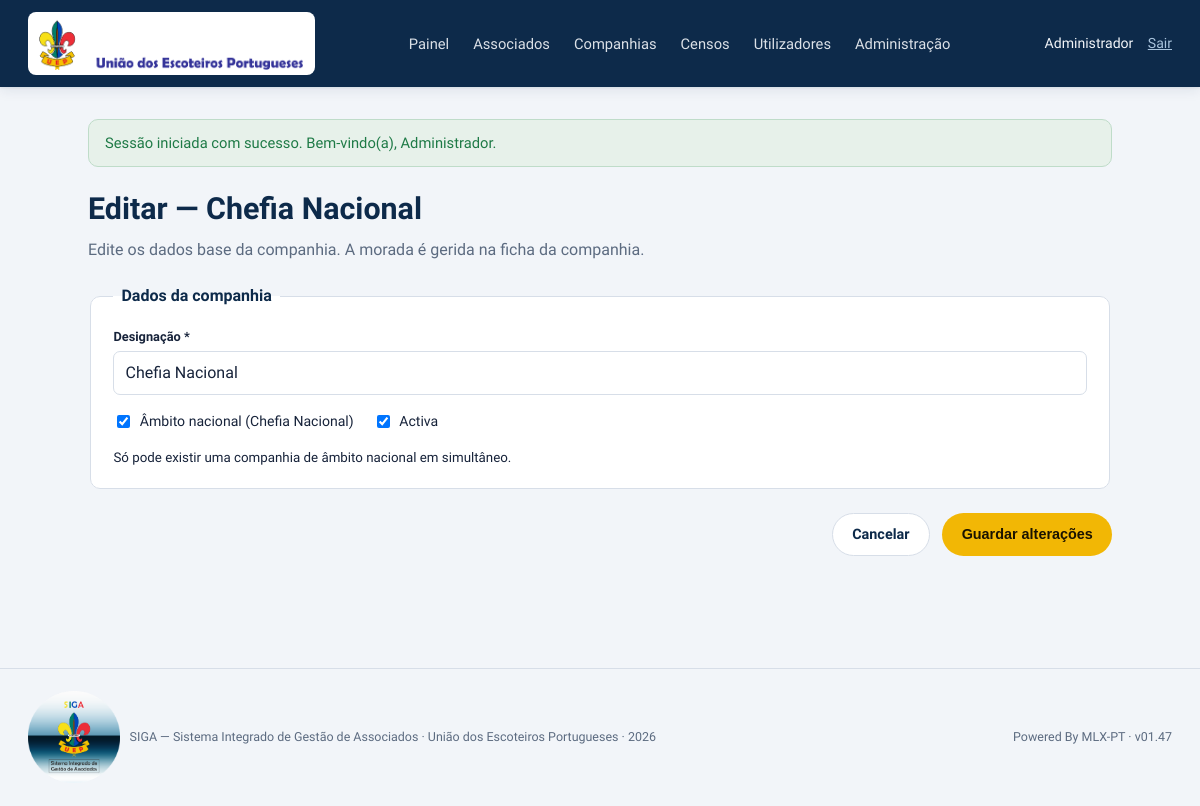
The app's page /siga/companhias/1/editar (signed in) with its own data.
### tables this page shows
CREATE TABLE companhias (
    Id INT NOT NULL AUTO_INCREMENT,
    Designacao VARCHAR(150) NOT NULL,
    ambito_global TINYINT(1) NOT NULL DEFAULT 0,
    Activo TINYINT(1) NOT NULL DEFAULT 1,
    PRIMARY KEY (Id),
    UNIQUE KEY uk_companhias_designacao (Designacao)
);

### app/Controllers/CompanhiasController.php (called while the page is built, shortened)
<?php
class CompanhiasController extends Controller
{
    public function editar(string $id): void
    {
        $idCompanhia = (int) $id;
        $companhia = (new Companhia())->encontrarPorId($idCompanhia);
        $this->vista('companhias/editar', [
            'titulo'    => 'Editar — ' . $companhia['Designacao'],
            'companhia' => $companhia,
        ]);
    }
}

### public/index.php (called while the page is built, shortened)
<?php
require_once __DIR__ . '/../app/autoload.php';
$config = require __DIR__ . '/../config/config.php';
$router = new Router();
$router->get('/login', [AuthController::class, 'mostrarLogin']);
$router->post('/login', [AuthController::class, 'autenticar']);
$router->post('/logout', [AuthController::class, 'terminarSessao']);
$router->get('/', [DashboardController::class, 'index']);
$router->get('/associados', [AssociadosController::class, 'index']);
$router->get('/associados/criar', [AssociadosController::class, 'criar']);
$router->post('/associados/criar', [AssociadosController::class, 'guardar']);
$router->get('/associados/{id}', [AssociadosController::class, 'ver']);
$router->get('/associados/{id}/editar', [AssociadosController::class, 'editar']);
$router->post('/associados/{id}/editar', [AssociadosController::class, 'atualizar']);
$router->post('/associados/{id}/desativar', [AssociadosController::class, 'desativar']);
$router->post('/associados/{id}/reativar', [AssociadosController::class, 'reativar']);
$router->get('/associados/{id}/morada/editar', [MoradasController::class, 'editarPessoa']);
$router->post('/associados/{id}/morada/corrigir', [MoradasController::class, 'corrigirPessoa']);
$router->post('/associados/{id}/morada/substituir', [MoradasController::class, 'substituirPessoa']);
$router->get('/associados/{id}/contactos', [ContactosController::class, 'gerir']);
$router->post('/associados/{id}/contactos/adicionar', [ContactosController::class, 'adicionar']);
$router->post('/associados/{id}/contactos/{idContacto}/editar', [ContactosController::class, 'editar']);
$router->post('/associados/{id}/contactos/{idContacto}/remover', [ContactosController::class, 'remover']);
$router->get('/associados/{id}/ficha-saude', [FichaSaudeController::class, 'gerir']);
$router->post('/associados/{id}/ficha-saude', [FichaSaudeController::class, 'guardar']);
$router->get('/companhias', [CompanhiasController::class, 'index']);
$router->get('/companhias/criar', [CompanhiasController::class, 'criar']);
$router->post('/companhias/criar', [CompanhiasController::class, 'guardar']);
$router->get('/companhias/{id}', [CompanhiasController::class, 'ver']);
$router->get('/companhias/{id}/editar', [CompanhiasController::class, 'editar']);
$router->post('/companhias/{id}/editar', [CompanhiasController::class, 'atualizar']);
$router->get('/companhias/{id}/morada/editar', [MoradasController::class, 'editarCompanhia']);
$router->post('/companhias/{id}/morada/corrigir', [MoradasController::class, 'corrigirCompanhia']);
$router->post('/companhias/{id}/morada/substituir', [MoradasController::class, 'substituirCompanhia']);
$router->get('/utilizadores', [UtilizadoresController::class, 'index']);
$router->get('/utilizadores/criar', [UtilizadoresController::class, 'criar']);
$router->post('/utilizadores/criar', [UtilizadoresController::class, 'guardar']);
$router->get('/utilizadores/{id}/editar', [UtilizadoresController::class, 'editar']);
$router->post('/utilizadores/{id}/editar', [UtilizadoresController::class, 'atualizar']);
$router->get('/admin', [AdminController::class, 'index']);
$router->get('/admin/anos-escotistas', [AnosEscotistasController::class, 'index']);
$router->get('/admin/anos-escotistas/criar', [AnosEscotistasController::class, 'criar']);
$router->post('/admin/anos-escotistas/criar', [AnosEscotistasController::class, 'guardar']);
$router->get('/admin/anos-escotistas/{id}/editar', [AnosEscotistasController::class, 'editar']);
$router->post('/admin/anos-escotistas/{id}/editar', [AnosEscotistasController::class, 'atualizar']);
$router->get('/censos', [CensosController::class, 'index']);
$router->post('/censos/{idAssociado}/{idAnoEscotista}/pago', [CensosController::class, 'marcarPago']);
$router->post('/censos/{idAssociado}/{idAnoEscotista}/nao-pago', [CensosController::class, 'marcarNaoPago']);
$router->get('/censos/{idAssociado}/{idAnoEscotista}/historico', [CensosController::class, 'historico']);
$router->get('/admin/referencias/{tabela}', [ReferenciasController::class, 'index']);
$router->get('/admin/referencias/{tabela}/criar', [ReferenciasController::class, 'criar']);
$router->post('/admin/referencias/{tabela}/criar', [ReferenciasController::class, 'guardar']);
$router->get('/admin/referencias/{tabela}/{id}/editar', [ReferenciasController::class, 'editar']);
$router->post('/admin/referencias/{tabela}/{id}/editar', [ReferenciasController::class, 'atualizar']);
$router->post('/admin/referencias/{tabela}/{id}/eliminar', [ReferenciasController::class, 'eliminar']);
$router->despachar($_SERVER['REQUEST_METHOD'], $_SERVER['REQUEST_URI']);

### app/Core/Url.php (called while the page is built, shortened)
<?php
class Url
{
    private static string $base = '';
    public static function definirBase(string $base): void
    {
        self::$base = rtrim($base, '/');
    }
    public static function para(string $caminho = ''): string
    {
        return self::$base . $caminho;
    }
}

### app/autoload.php (called while the page is built, shortened)
<?php
spl_autoload_register(function (string $classe): void {
    $prefixo = 'App\\';
    $diretorioBase = __DIR__ . '/';
    $classeRelativa = substr($classe, strlen($prefixo));
    $caminho = $diretorioBase . str_replace('\\', '/', $classeRelativa) . '.php';
});

### config/config.php (called while the page is built)
<?php
return [
    'app' => [
        'nome'      => 'SIGA - Sistema Integrado de Gestão de Associados',
        'sigla'     => 'SIGA - UEP',
        'base_url'  => '/siga',
        'timezone'  => 'Europe/Lisbon',
        'versao'    => 'v01.47',
    ],
    'db' => [
        'host'    => getenv('SIGA_DB_HOST') ?: '127.0.0.1',
        'port'    => getenv('SIGA_DB_PORT') ?: '3306',
        'name'    => getenv('SIGA_DB_NAME') ?: 'siga',
        'user'    => getenv('SIGA_DB_USER') ?: 'usrSiga',
        'pass'    => getenv('SIGA_DB_PASS') ?: 'sigaUsr',
        'charset' => 'utf8mb4',
    ],
    'sessao' => [
        'nome'                => 'SIGA_SESSAO',
        'tempo_vida_minutos'  => 120,
    ],
    'documentos' => [
        'largura_cc' => null,
    ],
];

### app/Core/Database.php (called while the page is built, shortened)
<?php
class Database
{
    private static ?PDO $instancia = null;
    public static function ligacao(): PDO
    {
        if (self::$instancia === null) {
            $config = require __DIR__ . '/../../config/config.php';
            $db     = $config['db'];
            $dsn = sprintf(
                'mysql:host=%s;port=%s;dbname=%s;charset=%s',
                $db['host'],
                $db['port'],
                $db['name'],
                $db['charset']
            );
            try {
                self::$instancia = new PDO($dsn, $db['user'], $db['pass'], [
                    PDO::ATTR_ERRMODE            => PDO::ERRMODE_EXCEPTION,
                    PDO::ATTR_DEFAULT_FETCH_MODE  => PDO::FETCH_ASSOC,
                    PDO::ATTR_EMULATE_PREPARES    => false,
                ]);
            } catch (PDOException $e) {
                error_log('[SIGA] Falha de ligação à base de dados: ' . $e->getMessage());
                http_response_code(500);
                die('Não foi possível ligar à base de dados. Contacte o administrador do sistema.');
            }
        }
        return self::$instancia;
    }
}

### app/Core/Model.php (called while the page is built, shortened)
<?php
abstract class Model
{
    protected PDO $bd;
    protected string $tabela = '';
    protected string $chavePrimaria = 'Id';
    public function __construct()
    {
        $this->bd = Database::ligacao();
    }
    public function encontrarPorId(int $id): ?array
    {
        $stmt = $this->bd->prepare("SELECT * FROM {$this->tabela} WHERE {$this->chavePrimaria} = :id LIMIT 1");
        $stmt->execute(['id' => $id]);
        $registo = $stmt->fetch();
        return $registo ?: null;
    }
}

### app/Views/companhias/editar.php (the view, shortened to what this page needs)
<?php $c = $companhia; ?>
<h1><?= htmlspecialchars($titulo) ?></h1>
<p class="subtitulo">Edite os dados base da companhia. A morada é gerida na ficha da companhia.</p>
<form action="<?= \App\Core\Url::para() ?>/companhias/<?= (int) $c['Id'] ?>/editar" method="post" class="formulario-associado">
    <fieldset>
        <legend>Dados da companhia</legend>
        <div class="grelha-formulario">
            <div class="campo campo-largo">
                <label for="Designacao">Designação *</label>
                <input type="text" id="Designacao" name="Designacao" required value="<?= htmlspecialchars($c['Designacao']) ?>">
            </div>
        </div>
        <div class="grelha-checkboxes" style="margin-top: 1rem;">
            <label><input type="checkbox" name="AmbitoGlobal" value="1" <?= $c['ambito_global'] ? 'checked' : '' ?>> Âmbito nacional (Chefia Nacional)</label>
            <label><input type="checkbox" name="Activo" value="1" <?= $c['Activo'] ? 'checked' : '' ?>> Activa</label>
        </div>
        <small>Só pode existir uma companhia de âmbito nacional em simultâneo.</small>
    </fieldset>
    <div class="acoes-formulario">
        <a href="<?= \App\Core\Url::para() ?>/companhias" class="botao botao-secundario">Cancelar</a>
        <button type="submit" class="botao botao-primario">Guardar alterações</button>
    </div>
</form>

### app/Core/Router.php (shortened to what this page needs)
<?php
class Router
{
    private array $rotas = ['GET' => [], 'POST' => []];
    public function get(string $caminho, array $accao): void
    {
        $this->rotas['GET'][$caminho] = $accao;
    }
    public function post(string $caminho, array $accao): void
    {
        $this->rotas['POST'][$caminho] = $accao;
    }
    public function despachar(string $metodo, string $uri): void
    {
        $uri = parse_url($uri, PHP_URL_PATH);
        $base = Url::para();
        if ($base !== '' && str_starts_with($uri, $base)) {
            $uri = substr($uri, strlen($base));
        }
        $uri = rtrim($uri, '/');
        $rotasMetodo = $this->rotas[$metodo] ?? [];
        foreach ($rotasMetodo as $padrao => $accao) {
            $parametros = $this->corresponde($padrao, $uri);
            if ($parametros !== null) {
                [$classe, $metodoAccao] = $accao;
                $controlador = new $classe();
                call_user_func_array([$controlador, $metodoAccao], $parametros);
                return;
            }
        }
    }
    private function corresponde(string $padrao, string $uri): ?array
    {
        $nomesParametros = [];
        $regex = preg_replace_callback('/\{([a-zA-Z_]+)\}/', function ($m) use (&$nomesParametros) {
            $nomesParametros[] = $m[1];
            return '([^/]+)';
        }, $padrao);
        $regex = '#^' . $regex . '$#';
        if (preg_match($regex, $uri, $valores)) {
            array_shift($valores);
            return array_values($valores);
        }
        return null;
    }
}

### public/assets/css/style.css (style rules this page uses)
:root { --verde-escoteiro: #0D2A4A; --verde-medio: #1B4F8C; --verde-claro: #5C87B3; --caqui: #A9C4DD; --creme: #F2F5F9; --papel: #FFFFFF; --texto: #17233A; --texto-suave: #5C6B80; --fogueira: #F2B705; --fogueira-clara: #F5CB43; --erro: #C6302B; --erro-fundo: #FBEAE7; --sucesso: #1E7A46; --sucesso-fundo: #E7F1EA; --borda: #D7DEE8; --sombra: 0 1px 2px rgba(13, 42, 74, 0.08), 0 4px 12px rgba(13, 42, 74, 0.08); --raio: 10px; --fonte-arredondada: 'Arial Rounded MT Bold', 'Arial Rounded MT', 'Varela Round', Arial, sans-serif; }
* { box-sizing: border-box; }
body { margin: 0; font-family: var(--fonte-arredondada); background: var(--creme); color: var(--texto); line-height: 1.5; }
h1, h2, h3 { font-family: var(--fonte-arredondada); color: var(--verde-escoteiro); font-weight: 700; margin: 0 0 0.4em; }
h1 { font-size: 1.9rem; }
a { color: var(--verde-medio); }
.subtitulo { color: var(--texto-suave); margin-top: -0.4em; margin-bottom: 1.4rem; }
.botao { display: inline-block; padding: 0.6rem 1.2rem; border-radius: 999px; font-weight: 600; font-size: 0.9rem; text-decoration: none; border: none; cursor: pointer; transition: transform 0.08s ease, box-shadow 0.08s ease; }
.botao-primario { background: var(--fogueira); color: #1A1300; }
.botao-secundario { background: var(--papel); color: var(--verde-escoteiro); border: 1px solid var(--borda); }
input, select, textarea { font: inherit; padding: 0.55rem 0.7rem; border: 1px solid var(--borda); border-radius: 7px; background: var(--papel); color: var(--texto); width: 100%; }
fieldset { border: 1px solid var(--borda); border-radius: var(--raio); padding: 1.2rem 1.4rem; margin-bottom: 1.2rem; background: var(--papel); }
legend { font-family: var(--fonte-arredondada); color: var(--verde-escoteiro); font-weight: 600; padding: 0 0.5rem; }
.grelha-formulario { display: grid; grid-template-columns: repeat(3, 1fr); gap: 1rem; }
.campo { display: flex; flex-direction: column; gap: 0.3rem; }
.campo label { font-size: 0.8rem; font-weight: 600; color: var(--texto); }
.campo-largo { grid-column: span 3; }
.grelha-checkboxes { display: flex; flex-wrap: wrap; gap: 1.2rem; margin: 0.8rem 0; }
.grelha-checkboxes label { display: flex; align-items: center; gap: 0.4rem; font-size: 0.88rem; font-weight: 500; }
.grelha-checkboxes input { width: auto; }
.acoes-formulario { display: flex; justify-content: flex-end; gap: 0.8rem; margin-top: 1.5rem; }

### records on screen
companhias: Designacao "Chefia Nacional", ambito_global "☑", Activo "☑"

### other values on screen
$mensagem['texto'] "Sessão iniciada com sucesso. Bem-vindo(a), Administrador."
